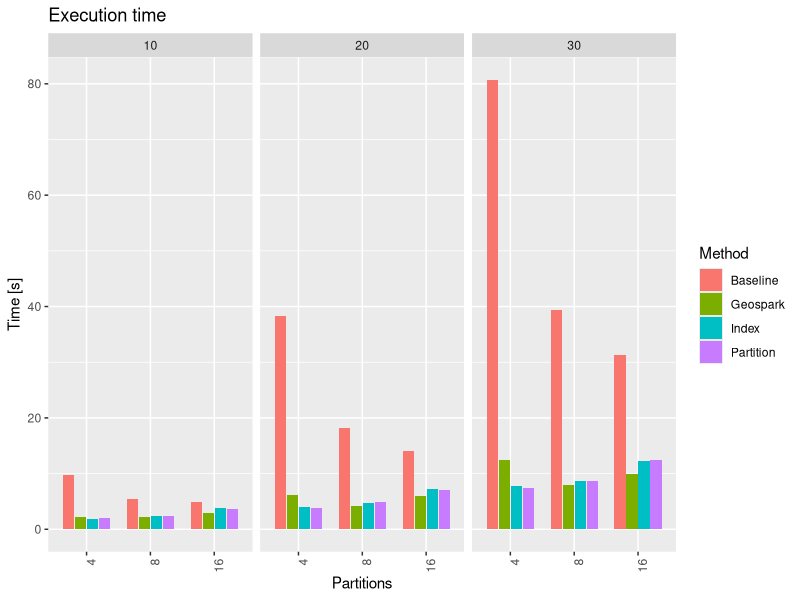
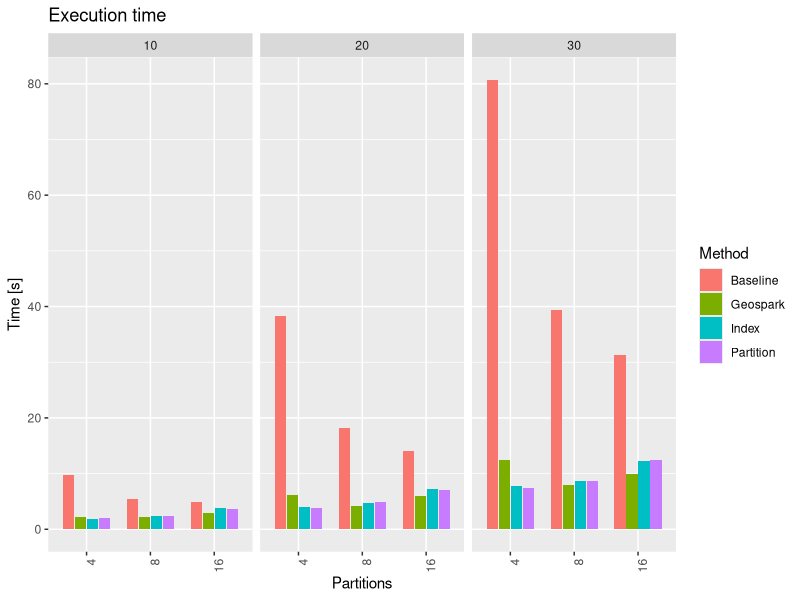

The R script that drew these images, in order:
require(tidyverse)

log = enframe(readLines("Test.txt"))
paramsPattern = "epsilon|partition|method"
getParams <- function(command){
  params = str_trim(str_split(command, "--")[[1]])
  params = params[grepl(paramsPattern, params)]
  return(paste(params, collapse = " "))
}

spark = log %>% filter(grepl(value, pattern = "SparkSubmit ")) %>% 
  separate(value, into = c(NA, "appId", "command"), sep = "\\|")
spark$params = spark$command %>% map(getParams)
spark = spark %>% separate(params, into = c(NA,"Partitions",NA,"Epsilon",NA,"Method",NA,"NPartitions"), sep = " ") %>%
  #mutate(appId = as.numeric(appId)) %>%
  select(appId, Epsilon, Partitions, Method) 

fieldsGeoTester = c("Timestamp","Tag1","appId", "Tag3","Method","Tag2","Time")
mf = log %>% filter(grepl(value, pattern = "\\|DJOIN\\|")) %>% 
  filter(grepl(value, pattern = "\\|Time\\|")) %>% 
  separate(value, fieldsGeoTester, sep = "\\|") %>%
  mutate(Time = as.numeric(Time)) %>%
  #mutate(appId = as.numeric(appId)) %>%
  select(appId, Time)

data = mf %>% inner_join(spark, by = c("appId")) %>% select(Method, Epsilon, Partitions, Time)

data1 = data %>% group_by(Method, Epsilon, Partitions) %>% summarise(Time = mean(Time))
data1$Partitions = factor(data1$Partitions, levels = c("1", "4", "8", "16"))
data2 = data1 %>% filter(Partitions != "1")

p = ggplot(data = data2, aes(x = Partitions, y = Time, fill = Method)) +
  geom_bar(stat="identity", position=position_dodge(width = 0.75), width = 0.7) + 
  facet_wrap(~Epsilon) +
  theme(axis.text.x = element_text(angle = 90, hjust = 1)) + 
  labs(x="Partitions", y="Time [s]", title="Execution time") 
plot(p)
ggsave("Test.pdf", width = 10, height = 7, device = "pdf")
